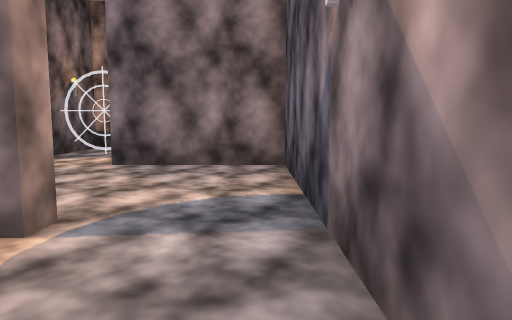
[1] (above)

12 first-person views from a walk through a 3-D level made in the Godot game engine. The camera is 1.5 m above the floor, tilts 6° down and sees 70° across. The floor is counted in squares, 2 m on a side. Each view is taken from the middle of a square. On the plan, view 1 faces up. The plan holds only what a view shows up to about 11 squares ahead; the rest is blank. Characters and animated objects are left out.

[2]
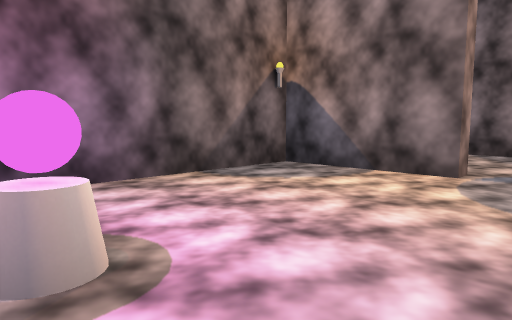

[3]
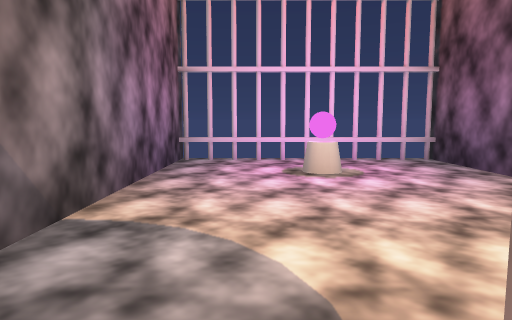

[4]
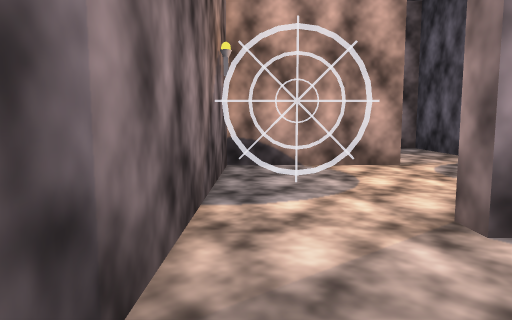

[5]
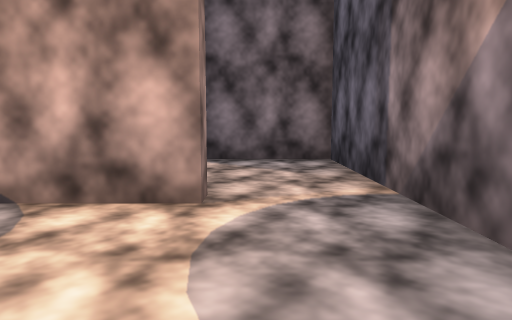

[6]
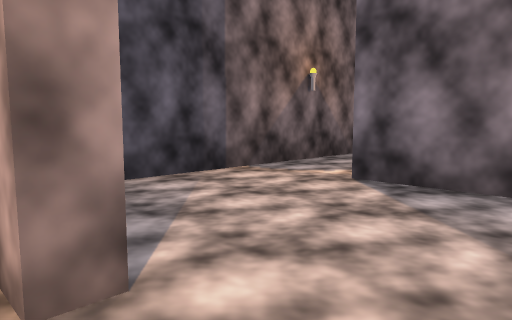

[7]
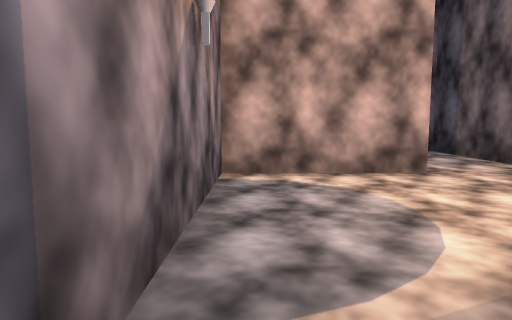

[8]
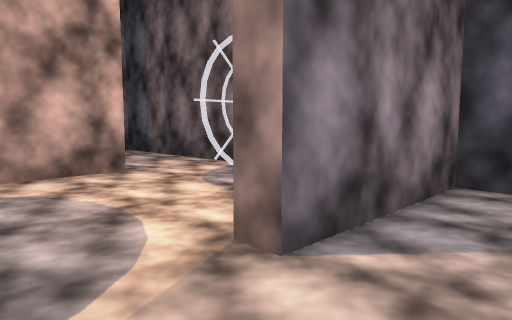

[9]
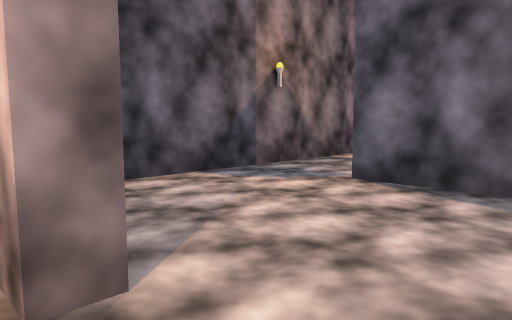

[10]
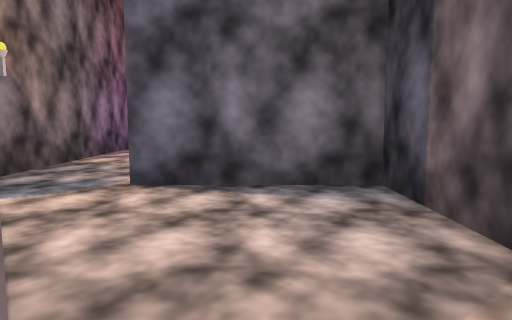

[11]
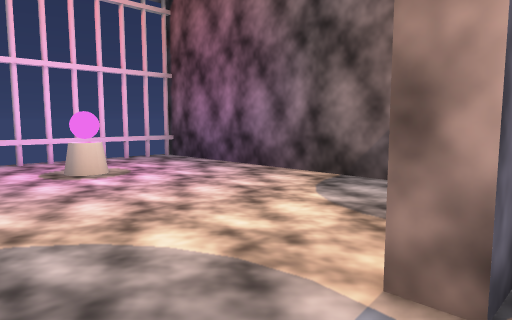

[12]
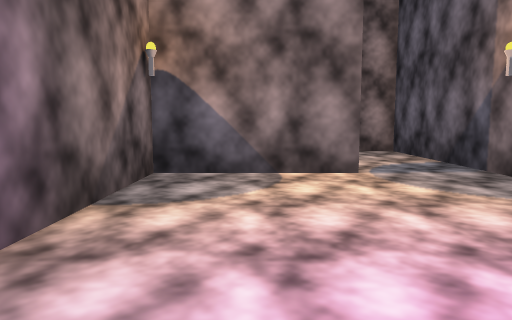

### Floor plan
Points are (right, up) in squares from view 1. A wall is a line through its corners. A room is listed if a view was taken in it or the views show most of it. See-through windows are left out.
Room 1 (views 1, 2, 12)
walls: (-2.5, -4.1) (-1, -4.2); (-2.1, -4.2) (-1.1, -4.1); (-1.5, 2.7) (-1.5, 2.3) (-4.5, 2.3) (-4.5, -4.4); (0.5, -4.5) (0.5, 2.6)
low walls: (-4.6, -4.1) (0.5, -4.1)
ways out: opening at (-0.5, 2) to room 2
objects: orb (-2, -3)
Room 2 (views 3, 4, 11)
walls: (0.5, 2.6) (0.5, 6.3) (-2.5, 6.3); (-4.5, 6.6) (-4.5, 2.7) (-1.5, 2.7)
ways out: opening at (-0.5, 2) to room 1; opening at (-3.5, 6) to room 3
Room 3 (views 5, 6, 9, 10)
walls: (-2.5, 6.3) (-2.5, 6.7) (0.5, 6.7) (0.5, 10.6); (-1.5, 10.7) (-1.5, 10.3) (-4.5, 10.3) (-4.5, 6.6)
ways out: opening at (-3.5, 6) to room 2; opening at (-0.5, 10) to room 4
Room 4 (views 7, 8)
walls: (0.5, 10.6) (0.5, 14.3) (-2.5, 14.3); (-4.5, 14.6) (-4.5, 10.7) (-1.5, 10.7)
ways out: opening at (-0.5, 10) to room 3; opening at (-3.5, 14)

Positions as (right, up) in squares from view 1, and headings:
1: (0, 0), facing up
2: (0, -3), facing up-left
3: (-1, 3), facing down
4: (-4, 4), facing up
5: (-1, 7), facing up
6: (0, 10), facing up-left
7: (0, 12), facing down
8: (0, 12), facing down-left
9: (-4, 7), facing down-right
10: (-3, 7), facing down
11: (0, 3), facing down-left
12: (-3, -3), facing up
